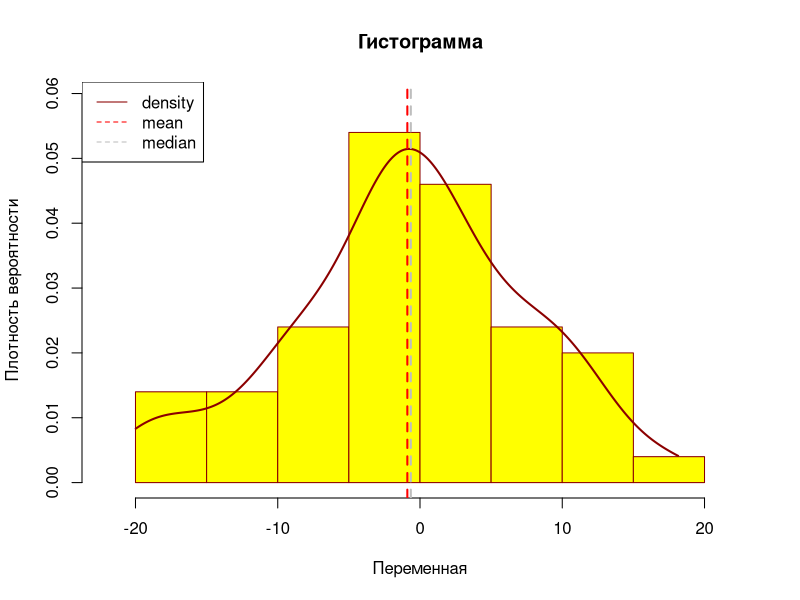

Source code (R):
# 4.1. normal distribution
n = 100
data = rnorm(n, 0, 10) # числа в наборе взяты нормально 
print(data)

h = hist(data, breaks=10, plot=FALSE)
hist(data, col="yellow",
     border="darkred",
     freq=FALSE,  # плотность вероятности
     breaks=10,    # число столбцов
     xlab = "Переменная",
     xlim=c(min(h$breaks)*1.1,max(h$breaks)*1.1),
     ylab = "Плотность вероятности",
     ylim=c(0,max(h$density)*1.1),
     main = "Гистограмма"
)

lines(density(data, # детализированное значение плотности вероятности
              from=min(data), to=max(data)),
      col="darkred",
      lwd = 2
)

abline(v=mean(data),
       col="red",
       lwd=2, lty="dashed"
)
abline(v=median(data),
       col="grey",
       lwd=2, lty="dashed"
)

legend(x = "topleft",
       lty = c("solid", "dashed", "dashed"),
       col = c("darkred", "red", "grey"),
       legend = c("density", "mean", "median"))
